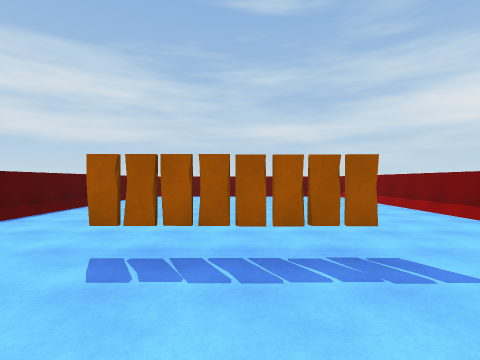
View 1 (above)

13 first-person views from a walk through a Unity game level. The camera is 1.5 m above the floor, looks level and sees 85° across. The floor is counted in squares, 2 m on a side. Each view is taken from the middle of a square. On the plan, view 1 faces up. The plan holds only what a view shows up to about 9 squares ahead; the rest is blank. The player character is not drawn. Surface patterns are stand-ins for the level's own textures.

View 2
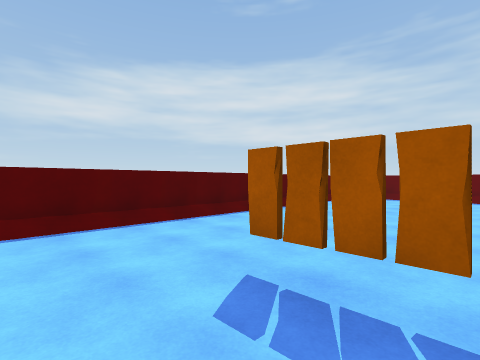

View 3
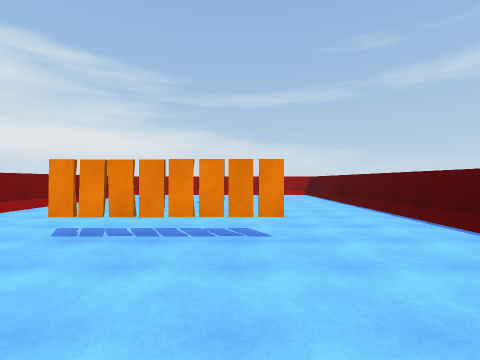

View 4
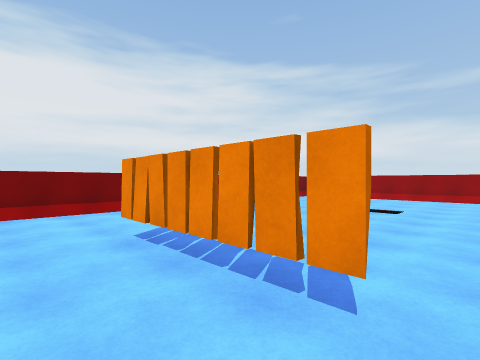

View 5
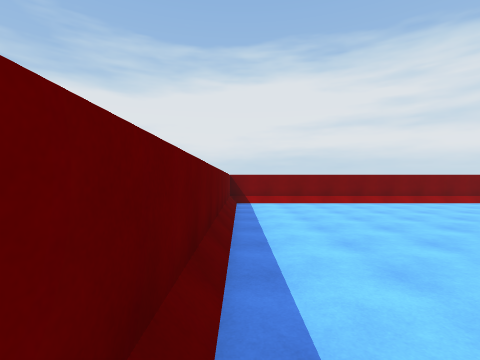

View 6
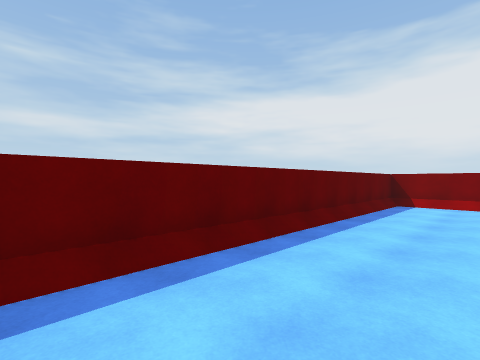

View 7
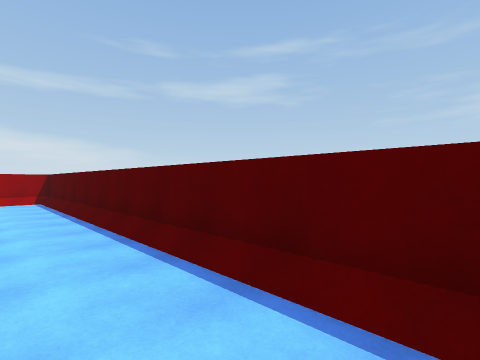

View 8
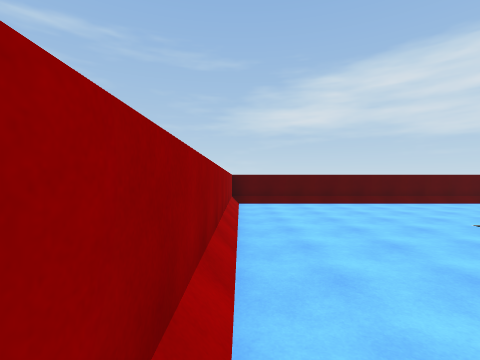

View 9
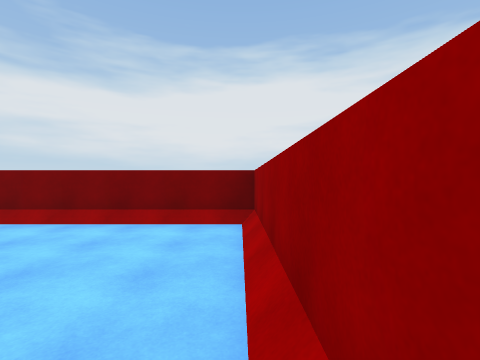

View 10
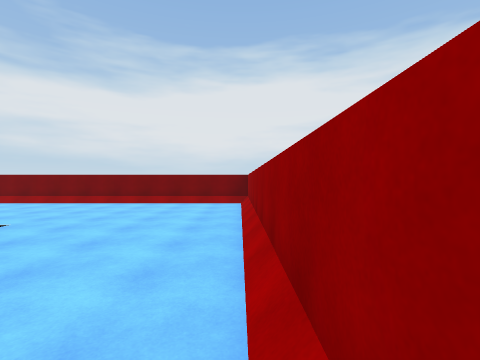

View 11
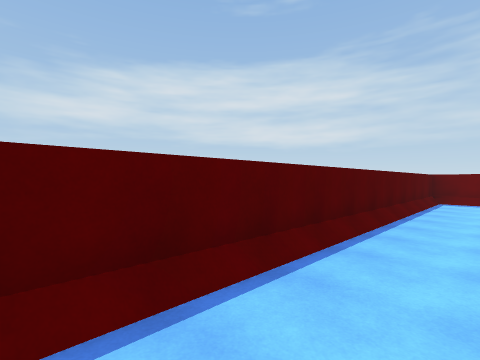

View 12
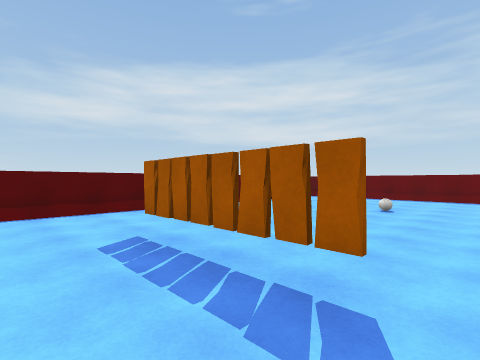

View 13
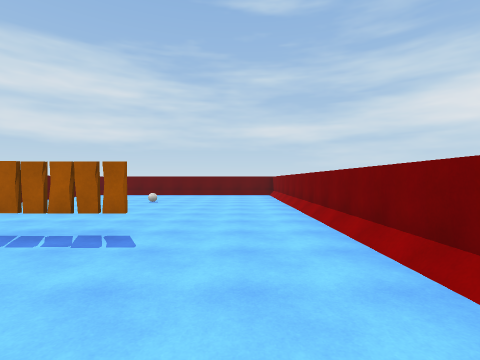

### Floor plan
Key: @ floor where view 1 was taken; # wall or solid block; . floor; / step, stairs or slope; v drop or lower ground; T thing the floor can be seen under or through; O other object.
Columns run from 5 left of view 1 to 5 right of it. Each row starts with its distance up from view 1.
 13 ###########
 12 #/////////#
 11 #.........#
 10 #.........#
  9 #.........#
  8 #....O....#
  7 #.........#
  6 #.........#
  5 #.........#
  4 #.........#
  3 #...TTT...#
  2 #.........#
  1 #.........#
  0 #....@....#
 -1 #.........#
 -2 #.........#
 -3 #....v....#
 -4 #.........#
 -5 #.........#
 -6 #.........#
 -7 #/////////#
 -8 ###########

Positions as (right, up) in squares from view 1, and headings:
1: (0, 0), facing up
2: (0, 1), facing up-left
3: (-1, 6), facing down
4: (-2, 4), facing down-right
5: (-4, 12), facing right
6: (-4, 10), facing up-right
7: (-3, 3), facing down-left
8: (4, -7), facing left
9: (0, -7), facing right
10: (-4, -7), facing right
11: (-3, 2), facing up-left
12: (2, 1), facing up-left
13: (3, -1), facing up
